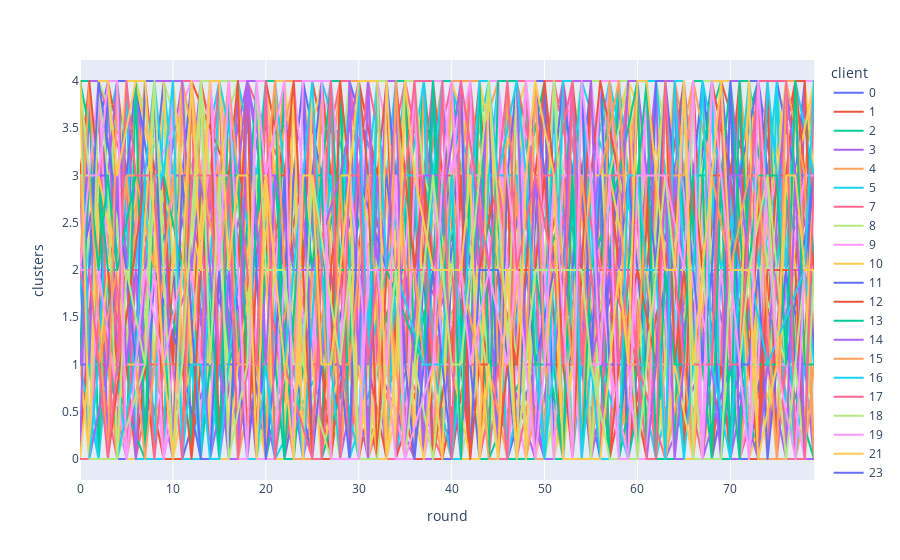

The notebook cell this image was saved under:
### Code cell
px.line(ca_ifca.query("imbalance_val == 0.1"), x="round", y="clusters", color="client")
